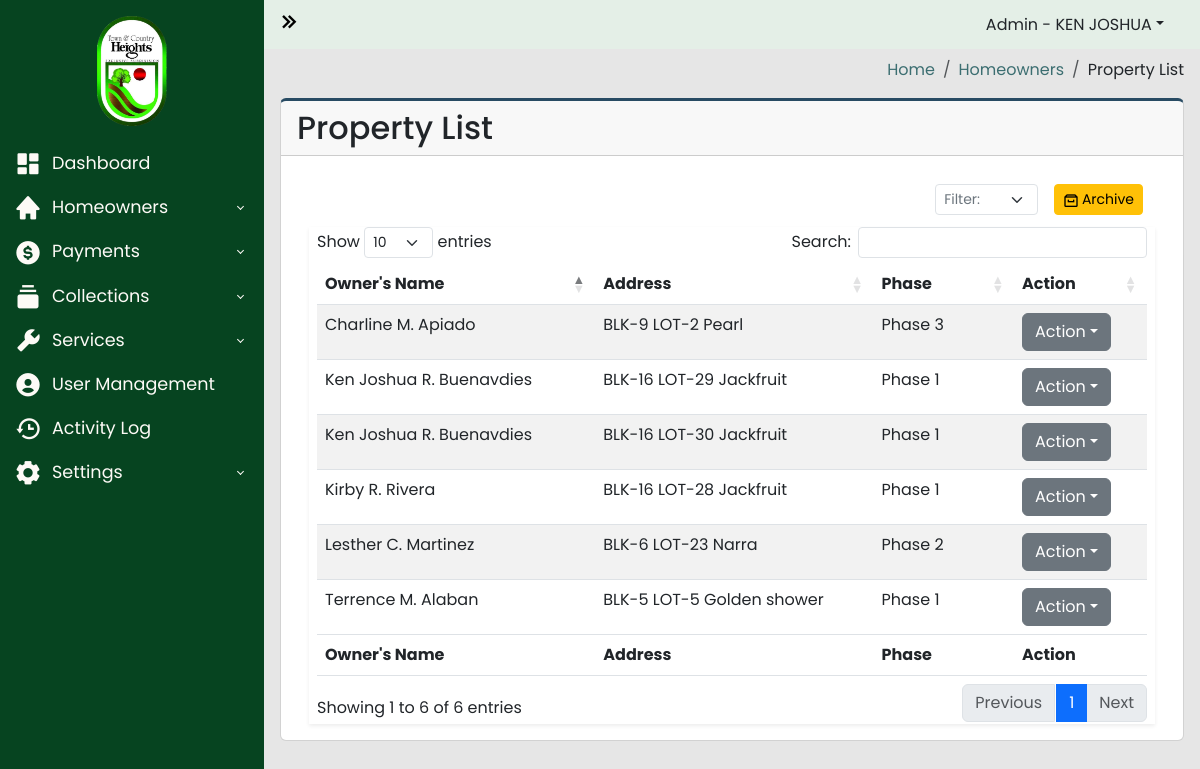
Page /admin-panel/property_list.php (signed in) on the earlier database version.
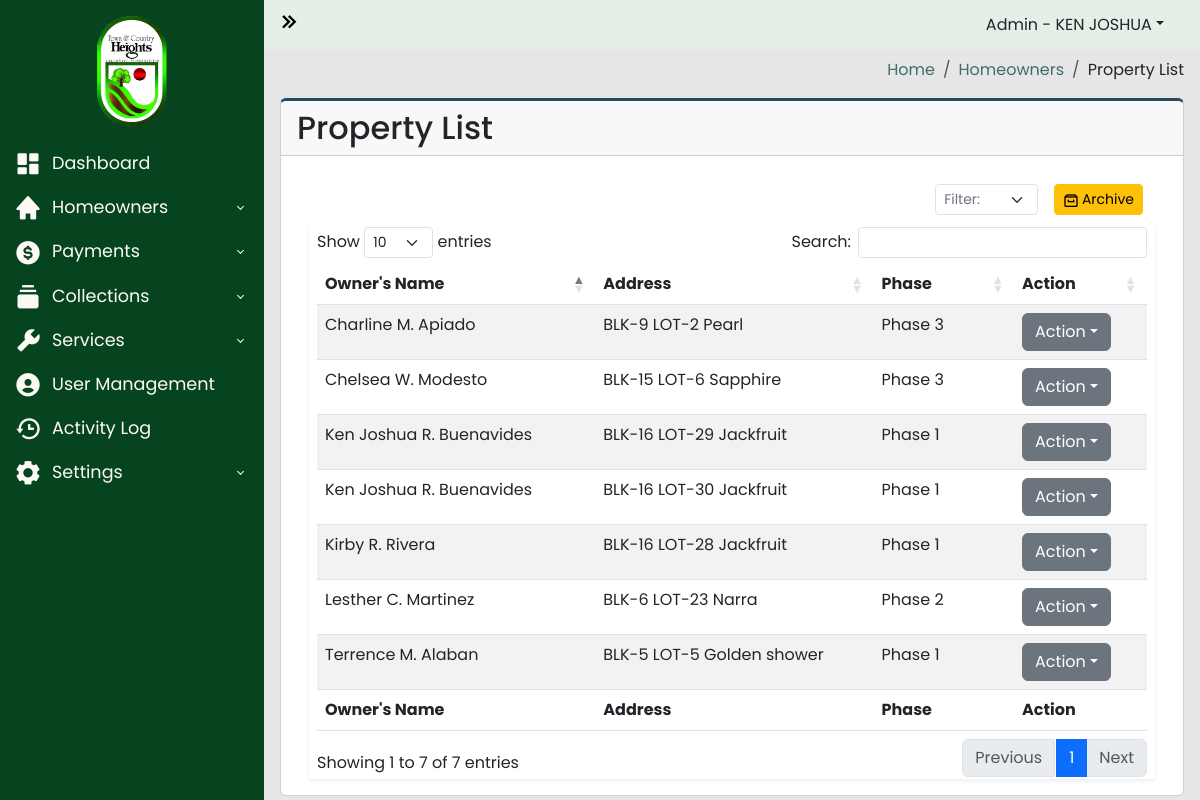
Same page on the later database version.
### tables this page shows
CREATE TABLE `property_list` (
  `id` int(100) NOT NULL,
  `homeowners_id` int(100) NOT NULL,
  `blk` varchar(100) NOT NULL,
  `lot` varchar(100) NOT NULL,
  `phase` varchar(100) NOT NULL,
  `street` varchar(100) NOT NULL,
  `tenant` int(100) DEFAULT NULL,
  `archive` varchar(255) NOT NULL DEFAULT 'ACTIVE'
);

CREATE TABLE `homeowners_users` (
  `id` int(100) NOT NULL,
  `account_number` varchar(100) NOT NULL,
  `username` varchar(100) NOT NULL,
  `password` varchar(100) NOT NULL,
  `firstname` varchar(100) NOT NULL,
  `lastname` varchar(100) NOT NULL,
  `middle_initial` varchar(100) NOT NULL,
  `email` varchar(100) NOT NULL,
  `phone_number` varchar(100) NOT NULL,
  `blk` varchar(100) NOT NULL,
  `lot` varchar(100) NOT NULL,
  `street` varchar(100) NOT NULL,
  `phase` varchar(100) NOT NULL,
  `status` varchar(100) NOT NULL,
  `position` varchar(255) NOT NULL,
  `date_created` datetime NOT NULL,
  `archive` varchar(255) NOT NULL DEFAULT 'ACTIVE',
  `token` varchar(255) NOT NULL
);

### admin-panel/property_list.php (the view, shortened to what the changed rows need)
<?php
require_once("../includes/header.php");
?>
<?php
$server = new Server;
$server->adminAuthentication();
?>
<body>
  <div class="wrapper">
    <div class="main">
      <main class="content px-3 py-2">
        <div class="card card-border">
          <div class="card-header">
            <h2>Property List</h2>
          </div>
          <div class="card-body">
            <div class="container-fluid">
              <section class="main-content">
                <div class="row">
                  <div class="col-xs-12">
                    <div class="box">
                      <div class="body-box shadow-sm">
                        <div class="table-responsive mx-2">
                          <table id="propertyListTable" class="table table-striped" style="width:100%">
                            <thead>
                              <tr>
                                <th width="20%">Owner's Name</th>
                                <th width="20%">Address</th>
                                <th width="10%">Phase</th>
                                <th scope="col" width="5%">Action</th>
                              </tr>
                            </thead>
                            <tbody>
                              <?php
                              $ACTIVE = "ACTIVE";
                              $query = "SELECT
                              property_list.id,
                              property_list.homeowners_id,
                              property_list.blk as property_blk,
                              property_list.lot as property_lot,
                              property_list.phase as property_phase,
                              property_list.street as property_street,
                              homeowners_users.firstname,
                              homeowners_users.lastname,
                              homeowners_users.middle_initial FROM property_list INNER JOIN homeowners_users WHERE property_list.homeowners_id = homeowners_users.id AND property_list.archive = :ACTIVE";
                              $data = ["ACTIVE" => $ACTIVE];
                              $connection = $server->openConn();
                              $stmt = $connection->prepare($query);
                              $stmt->execute($data);
                              $count = $stmt->rowCount();
                              if ($count > 0) {
                                while ($result = $stmt->fetch()) {
                                  $firstname = $result['firstname'];
                                  $lastname = $result['lastname'];
                                  $middle_initial = $result['middle_initial'];
                                  $property_blk = $result['property_blk'];
                                  $property_lot = $result['property_lot'];
                                  $property_street = $result['property_street'];
                                  $property_phase = $result['property_phase'];
                              ?>
                                  <tr>
                                    <td><?php echo $firstname . " " . $middle_initial . " " . $lastname;  ?></td>
                                    <td><?php echo "BLK-" . $property_blk . " LOT-" . $property_lot . " " . $property_street ?></td>
                                    <td><?php echo $property_phase;  ?></td>
                                    <td>
                                      <div class="dropdown">
                                        <a class="btn btn-secondary dropdown-toggle" type="button" data-bs-toggle="dropdown">Action</a>
                                      </div>
                                    </td>
                                  </tr>
                              <?php
                                }
                              } else {
                              }
                              ?>
                            </tbody>
                            <tfoot>
                              <tr>
                                <th width="20%">Owner's Name</th>
                                <th width="20%">Address</th>
                                <th width="10%">Phase</th>
                                <th scope="col" width="5%">Action</th>
                              </tr>
                            </tfoot>
                          </table>
                        </div>
                      </div>
                    </div>
                  </div>
                </div>
              </section>
            </div>
          </div>
        </div>
      </main>
    </div>
  </div>
  <?php
  include("../includes/footer.php");
  ?>

Differences in the rows shown:
changed through a linked row, property_list (number 1 of 7 on the later page): homeowners.lastname "Buenavdies" → "Buenavides"
changed through a linked row, property_list (number 6 of 7 on the later page): homeowners.lastname "Buenavdies" → "Buenavides"
added property_list: homeowners.firstname "Chelsea", homeowners.middle_initial "W.", homeowners.lastname "Modesto", blk "15", lot "6", street "Sapphire", phase "Phase 3"
Other differences:
text written by a page script: "Show entries Search: Showing 1 to 6 of 6 entries Previous 1 Next" → "Show entries Search: Showing 1 to 7 of 7 entries Previous 1 Next"
